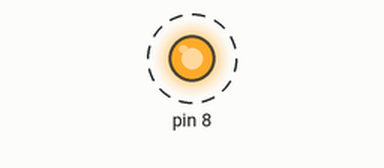
Recording of a sketch running on a simulated Arduino Uno, built with avr-gcc and run on an emulated ATmega328P. Parts: output pins drawn as LEDs (lit = HIGH). Dashed ring = blinking. What the sketch prints to the serial monitor is not drawn.

Above: at 0.5 s.
Timing chart, 0 to 4.6 s (numbered marks = the images above):
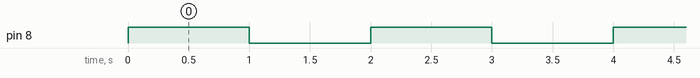

The sketch:

ak0110_ledDurumunuYaz.ino
```cpp
/*
  BU KOD NE YAPAR?
  Bu kod, 8 numaralı pindeki LED'i 1 saniye yakıp 1 saniye söndürür. LED yanınca Seri Monitör'e
  "YANDI", sönünce "SONDU" yazar.
*/

/*
  ak0110 — LED durumunu yaz
  Ne öğreneceğiz: Kartın, LED yanarken ve sönerken bilgisayara yazı gönderebildiğini görmek
  Malzeme: Arduino Uno kartı, USB kablosu, 1 LED, 1 adet 220 ohm direnç, breadboard,
    2 jumper kablo
  Devre: LED'in uzun bacağı (+) -> Arduino pin 8
         LED'in kısa bacağı (-) -> 220 ohm direnç -> Arduino GND

  Şimdilik kara kutu (sonra açacağız):
    void                    -> "fonksiyon" konusunda açılacak
    OUTPUT                  -> buton dersinde (ünite 2), INPUT ile birlikte açılacak
    Serial ve noktalı yazım -> "fonksiyon" konusunda açılacak
  Bunlara şimdilik dokunma, sırası gelince tek tek açacağız.

  kaynak: ..\arsiv\000seri06ledYandiSondu\000seri06ledYandiSondu.ino
          (pin 6 -> 8 taşındı; Serial.print -> Serial.println düzeltildi.)
*/

// --- KAVRAM ---
// Kart çalışırken bilgisayara yazı gönderebilir; yazıları Seri Monitör'de görürüz
// 9600, kart ile Seri Monitör'ün aynı konuşma hızıdır; monitörde de 9600 seçilir
// Serial.println, tırnak içindeki yazıyı gönderir ve sonraki yazı için yeni satıra geçer
// Bu kartta seri port pin 0 ve 1'i kullanır; LED'leri bu yüzden pin 8'den yukarı bağlarız
void setup() {
  pinMode(8, OUTPUT);
  Serial.begin(9600);
}

void loop() {
  digitalWrite(8, HIGH);
  Serial.println("YANDI");
  delay(1000);

  digitalWrite(8, LOW);
  Serial.println("SONDU");
  delay(1000);
}

// --- SEN YAP ---
// LED'in 2 saniye yanık, yarım saniye sönük kalmasını sağla.
// Seri Monitör'de YANDI yerine ISIK ACIK, SONDU yerine ISIK KAPALI yazdır.
// LED ile ekrandaki yazının aynı anda değiştiğini gözlemle.
```

Measured:
- by itself, pin 8: alternates HIGH for 1.0 s and LOW for 1.0 s
